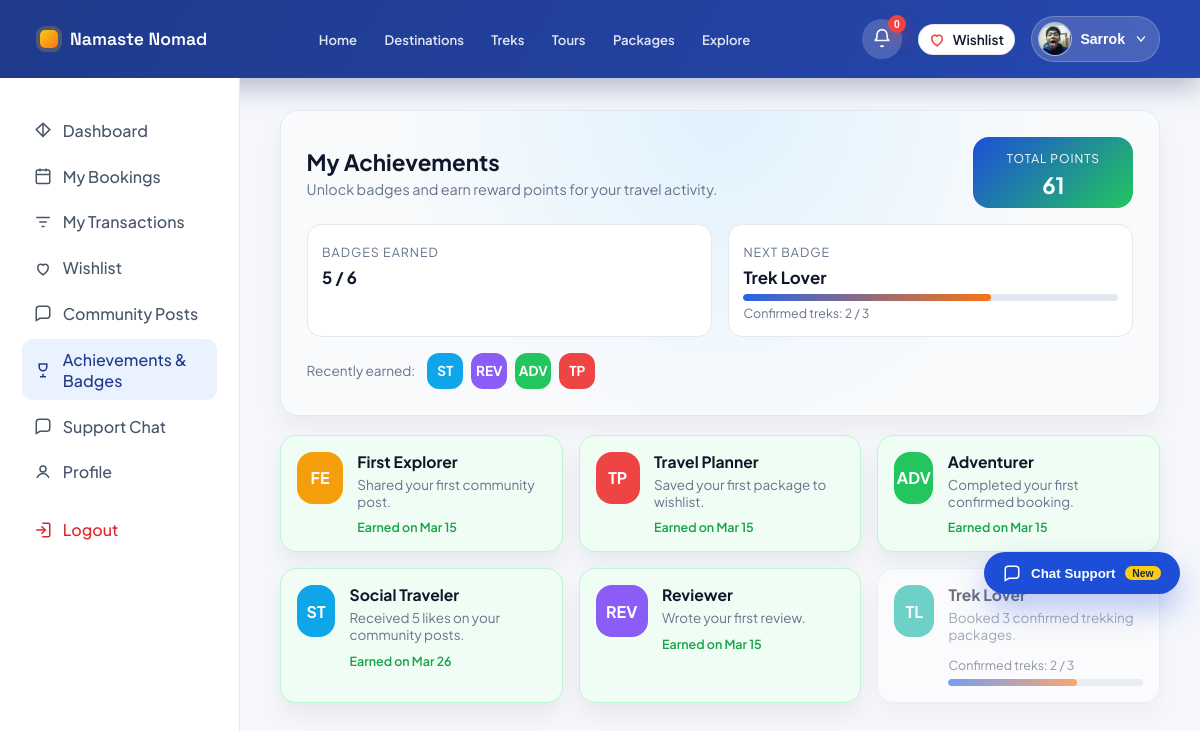
/accounts/traveler/achievements/ (signed in), run on the app's committed database.
### accounts/models.py (models this page shows, shortened)
class TravelerProfile(models.Model):
    GENDER_CHOICES = (
        ('male', 'Male'),
        ('female', 'Female'),
        ('other', 'Other'),
        ('', 'Prefer not to say'),
    )
    user = models.OneToOneField(User, on_delete=models.CASCADE, related_name='traveler_profile')
    date_of_birth = models.DateField(blank=True, null=True)
    gender = models.CharField(max_length=20, choices=GENDER_CHOICES, blank=True)
    nationality = models.CharField(max_length=80, blank=True)
    bio = models.TextField(blank=True)
    avatar = models.ImageField(upload_to='avatars/', blank=True, null=True)
    created_at = models.DateTimeField(auto_now_add=True)

class User(AbstractUser):
    USER_TYPE_CHOICES = (
        ('vendor', 'Vendor'),
        ('traveler', 'Traveler'),
        ('admin', 'Admin'),
    )
    user_type = models.CharField(max_length=10, choices=USER_TYPE_CHOICES)
    phone = models.CharField(max_length=20, blank=True, null=True)
    is_verified = models.BooleanField(default=False)

class Badge(models.Model):
    CONDITION_FIRST_POST = 'first_post'
    CONDITION_FIRST_WISHLIST = 'first_wishlist'
    CONDITION_FIRST_BOOKING_CONFIRMED = 'first_booking_confirmed'
    CONDITION_POST_LIKES = 'post_likes'
    CONDITION_FIRST_REVIEW = 'first_review'
    CONDITION_TREK_BOOKINGS_CONFIRMED = 'trek_bookings_confirmed'
    CONDITION_CHOICES = (
        (CONDITION_FIRST_POST, 'First Post'),
        (CONDITION_FIRST_WISHLIST, 'First Wishlist'),
        (CONDITION_FIRST_BOOKING_CONFIRMED, 'First Booking Confirmed'),
        (CONDITION_POST_LIKES, 'Post Likes'),
        (CONDITION_FIRST_REVIEW, 'First Review'),
        (CONDITION_TREK_BOOKINGS_CONFIRMED, 'Trek Bookings Confirmed'),
    )
    name = models.CharField(max_length=120, unique=True)
    description = models.TextField()
    icon = models.CharField(max_length=20)
    condition_type = models.CharField(max_length=40, choices=CONDITION_CHOICES)
    condition_value = models.PositiveIntegerField(default=1)
    class Meta:
        ordering = ('id',)

### accounts/views.py (the view)
# urls.py: path('traveler/achievements/', views.traveler_achievements, name='traveler_achievements'),
@never_cache
@login_required(login_url='traveler_login')
def traveler_achievements(request):
    if not _ensure_traveler(request):
        return redirect('traveler_login')
    profile = _get_traveler_profile(request.user)
    if profile is None:
        profile = TravelerProfile.objects.create(user=request.user)
    sync_badges_for_user(request.user)
    badges, summary, next_badge = badge_progress_for_user(request.user)
    total_points = total_points_for_user(request.user)
    earned_badges = [
        entry.badge
        for entry in UserBadge.objects.filter(user=request.user)
        .select_related('badge')
        .order_by('-earned_at')
    ]
    return render(request, 'accounts/traveler_achievements.html', {
        'traveler_profile': profile,
        'badges': badges,
        'earned_badges': earned_badges,
        'total_points': total_points,
        'earned_badge_count': summary.get('earned_count', 0),
        'total_badges': summary.get('total_badges', 0),
        'next_badge': next_badge,
        'active_page': 'achievements',
    })

### accounts/achievements.py (called while the page is built, shortened)
def _confirmed_booking_count(user):
    return Booking.objects.filter(
        traveler=user,
        status=Booking.STATUS_CONFIRMED,
    ).count()

def _confirmed_trek_booking_count(user):
    return Booking.objects.filter(
        traveler=user,
        status=Booking.STATUS_CONFIRMED,
        package__category='TREK',
    ).count()

def _post_like_total(user):
    return (
        Post.objects.filter(user=user)
        .aggregate(total=Count('likes'))
        .get('total')
        or 0
    )

def _collect_badge_stats(user):
    return {
        Badge.CONDITION_FIRST_POST: Post.objects.filter(user=user).count(),
        Badge.CONDITION_FIRST_WISHLIST: Wishlist.objects.filter(traveler=user).count(),
        Badge.CONDITION_FIRST_BOOKING_CONFIRMED: _confirmed_booking_count(user),
        Badge.CONDITION_POST_LIKES: _post_like_total(user),
        Badge.CONDITION_FIRST_REVIEW: Review.objects.filter(traveler=user).count(),
        Badge.CONDITION_TREK_BOOKINGS_CONFIRMED: _confirmed_trek_booking_count(user),
    }

def sync_badges_for_user(user):
    if not getattr(user, 'is_authenticated', False):
        return []
    if getattr(user, 'user_type', '') != 'traveler':
        return []
    stats = _collect_badge_stats(user)
    earned_ids = set(
        UserBadge.objects.filter(user=user).values_list('badge_id', flat=True)
    )
    newly_awarded = []
    for badge in Badge.objects.all():
        if badge.id in earned_ids:
            continue
        current_value = stats.get(badge.condition_type, 0)
        if current_value >= badge.condition_value:
            UserBadge.objects.create(user=user, badge=badge)
            newly_awarded.append(badge)
    return newly_awarded

def total_points_for_user(user):
    if not getattr(user, 'is_authenticated', False):
        return 0
    if getattr(user, 'user_type', '') != 'traveler':
        return 0
    return (
        RewardPoint.objects.filter(user=user)
        .aggregate(total=Sum('points'))
        .get('total')
        or 0
    )

### accounts/context_processors.py (called while the page is built)
def _safe_related(instance, relation_name):
    try:
        return getattr(instance, relation_name)
    except ObjectDoesNotExist:
        return None

def _display_name(user):
    full_name = user.get_full_name().strip()
    return full_name or user.username or user.email or 'Account'

### accounts/views.py (called while the page is built)
def _get_traveler_profile(user):
    try:
        return user.traveler_profile
    except TravelerProfile.DoesNotExist:
        return None

### accounts/templates/accounts/traveler_achievements.html (shortened to what this page needs)
{% extends "accounts/traveler_base.html" %}
{% load static %}
{% block traveler_content %}
    <section class="card achievement-hero">
        <div class="achievement-hero-header">
            <div>
                <h1>My Achievements</h1>
                <p>Unlock badges and earn reward points for your travel activity.</p>
            </div>
            <div class="achievement-points">
                <span>Total Points</span>
                <strong>{{ total_points|default:0 }}</strong>
            </div>
        </div>
        <div class="achievement-hero-grid">
            <div class="achievement-stat">
                <span>Badges Earned</span>
                <strong>{{ earned_badge_count }} / {{ total_badges }}</strong>
            </div>
            <div class="achievement-stat">
                <span>Next Badge</span>
                {% if next_badge %}
                    <strong>{{ next_badge.name }}</strong>
                    <div class="stat-progress">
                        <div class="progress-bar">
                            <span style="width: {{ next_badge.progress_pct }}%"></span>
                        </div>
                        <small>{{ next_badge.progress_label }}</small>
                    </div>
                {% else %}
                    <strong>All badges unlocked</strong>
                    <small>Keep exploring for new rewards.</small>
                {% endif %}
            </div>
        </div>
        {% if earned_badges %}
            <div class="earned-strip">
                <span>Recently earned:</span>
                <div class="earned-strip-list">
                    {% for badge in earned_badges|slice:":4" %}
                        <div class="earned-chip badge-{{ badge.condition_type }}">{{ badge.icon }}</div>
                    {% endfor %}
                </div>
            </div>
        {% endif %}
    </section>
    <section class="badge-section">
        <div class="badge-grid">
            {% for badge in badges %}
                <article class="badge-card {% if badge.earned %}earned{% else %}locked{% endif %} badge-{{ badge.condition_type }}">
                    <div class="badge-icon">{{ badge.icon }}</div>
                    <div class="badge-info">
                        <h3>{{ badge.name }}</h3>
                        <p>{{ badge.description }}</p>
                        {% if badge.earned %}
                            <div class="badge-earned">Earned on {{ badge.earned_at|date:"M d" }}</div>
                        {% else %}
                            <div class="badge-progress">
                                <span>{{ badge.progress_label }}</span>
                                <div class="progress-bar">
                                    <span style="width: {{ badge.progress_pct }}%"></span>
                                </div>
                            </div>
                        {% endif %}
                    </div>
                </article>
            {% endfor %}
        </div>
    </section>
{% endblock %}

### accounts/templates/accounts/traveler_base.html (shortened to what this page needs)
{% load static %}
<!DOCTYPE html>
<html lang="en">
<head>
    <link rel="stylesheet" href="{% static 'css/traveler_profile.css' %}?v=20260227a">
    <link rel="stylesheet" href="{% static 'css/support_widget.css' %}?v=20260312a">
    <link rel="stylesheet" href="{% static 'css/notifications.css' %}?v=20260313a">
    <link rel="stylesheet" href="{% static 'css/wishlist.css' %}?v=20260315a">
</head>
<body>
    <header class="traveler-topbar">
        <a class="brand" href="{% url 'home' %}">
            <span class="brand-mark"></span>
            <span class="brand-name">Namaste Nomad</span>
        </a>
        <nav class="topbar-nav" aria-label="Public navigation">
            <a href="{% url 'home' %}" {% if request.resolver_match.url_name == 'home' %}class="active"{% endif %}>Home</a>
            <a href="#">Destinations</a>
            <a href="{% url 'package_treks' %}" {% if request.resolver_match.url_name == 'package_treks' %}class="active"{% endif %}>Treks</a>
            <a href="{% url 'package_tours' %}" {% if request.resolver_match.url_name == 'package_tours' %}class="active"{% endif %}>Tours</a>
            <a href="{% url 'package_list' %}" {% if request.resolver_match.url_name == 'package_list' %}class="active"{% endif %}>Packages</a>
            <a href="{% url 'community_feed' %}" {% if request.resolver_match.url_name == 'community_feed' %}class="active"{% endif %}>Explore</a>
        </nav>
        <div class="topbar-actions">
            {% include "accounts/includes/notification_bell.html" %}
            {% include "accounts/includes/wishlist_icon.html" %}
            <div class="profile-dropdown" data-profile-dropdown>
                <button type="button" class="profile-trigger" aria-haspopup="true" aria-expanded="false">
                    <span class="profile-trigger-avatar">
                        {% if traveler_profile and traveler_profile.avatar %}
                            <img src="{{ traveler_profile.avatar.url }}" alt="Traveler avatar">
                        {% else %}
                            <img src="{% static 'images/default-avatar.svg' %}" alt="Default traveler avatar">
                        {% endif %}
                    </span>
                    <span class="profile-trigger-name">{{ request.user.first_name|default:"Traveler" }}</span>
                    <svg width="14" height="14" viewBox="0 0 20 20" fill="none" aria-hidden="true">
                        <path d="M5 7l5 6 5-6" stroke="currentColor" stroke-width="2" stroke-linecap="round" stroke-linejoin="round"/>
                    </svg>
                </button>
            </div>
        </div>
    </header>
    <div class="traveler-shell">
        <aside class="traveler-sidebar">
            <nav class="sidebar-nav">
                <a class="nav-item {% if active_page == 'explore' %}active{% endif %}" href="{% url 'traveler_home' %}">
                    <span class="nav-icon">
                        <svg viewBox="0 0 24 24" fill="none" stroke="currentColor" stroke-width="2" aria-hidden="true">
                            <path d="M3 11.5 12 3l9 8.5-9 9-9-9z"/>
                            <path d="M12 3v18"/>
                        </svg>
                    </span>
                    Dashboard
                </a>
                <a class="nav-item {% if active_page == 'bookings' %}active{% endif %}" href="{% url 'traveler_bookings' %}">
                    <span class="nav-icon">
                        <svg viewBox="0 0 24 24" fill="none" stroke="currentColor" stroke-width="2" aria-hidden="true">
                            <rect x="3" y="4" width="18" height="18" rx="2"/>
                            <path d="M16 2v4M8 2v4M3 10h18"/>
                        </svg>
                    </span>
                    My Bookings
                </a>
                <a class="nav-item {% if active_page == 'transactions' %}active{% endif %}" href="{% url 'traveler_transactions' %}">
                    <span class="nav-icon">
                        <svg viewBox="0 0 24 24" fill="none" stroke="currentColor" stroke-width="2" aria-hidden="true">
                            <path d="M3 6h18"/>
                            <path d="M7 12h10"/>
                            <path d="M10 18h4"/>
                        </svg>
                    </span>
                    My Transactions
                </a>
                <a class="nav-item {% if active_page == 'wishlist' %}active{% endif %}" href="{% url 'traveler_wishlist' %}">
                    <span class="nav-icon">
                        <svg viewBox="0 0 24 24" fill="none" stroke="currentColor" stroke-width="2" aria-hidden="true">
                            <path d="M12 21s-7-4.35-7-10a4 4 0 0 1 7-2.65A4 4 0 0 1 19 11c0 5.65-7 10-7 10z"/>
                        </svg>
                    </span>
                    <span class="nav-label">Wishlist</span>
                </a>
                <a class="nav-item {% if active_page == 'community' %}active{% endif %}" href="{% url 'community_dashboard' %}">
                    <span class="nav-icon">
                        <svg viewBox="0 0 24 24" fill="none" stroke="currentColor" stroke-width="2" aria-hidden="true">
                            <path d="M21 15a4 4 0 0 1-4 4H8l-5 3V7a4 4 0 0 1 4-4h10a4 4 0 0 1 4 4z"/>
                        </svg>
                    </span>
                    Community Posts
                </a>
                <a class="nav-item {% if active_page == 'achievements' %}active{% endif %}" href="{% url 'traveler_achievements' %}">
                    <span class="nav-icon">
                        <svg viewBox="0 0 24 24" fill="none" stroke="currentColor" stroke-width="2" aria-hidden="true">
                            <path d="M8 21h8"/>
                            <path d="M12 17v4"/>
                            <path d="M7 4h10v4a5 5 0 0 1-10 0V4z"/>
                        </svg>
                    </span>
                    Achievements &amp; Badges
                </a>
                <a class="nav-item {% if active_page == 'support' %}active{% endif %}" href="{% url 'support_chat' %}">
                    <span class="nav-icon">
                        <svg viewBox="0 0 24 24" fill="none" stroke="currentColor" stroke-width="2" aria-hidden="true">
                            <path d="M21 15a4 4 0 0 1-4 4H8l-5 3V7a4 4 0 0 1 4-4h10a4 4 0 0 1 4 4z"/>
                        </svg>
                    </span>
                    Support Chat
                </a>
                <a class="nav-item {% if active_page == 'profile' %}active{% endif %}" href="{% url 'traveler_profile' %}">
                    <span class="nav-icon">
                        <svg viewBox="0 0 24 24" fill="none" stroke="currentColor" stroke-width="2" aria-hidden="true">
                            <circle cx="12" cy="8" r="4"/>
                            <path d="M4 20c2-4 6-6 8-6s6 2 8 6"/>
                        </svg>
                    </span>
                    Profile
                </a>
                <a class="nav-item logout" href="{% url 'logout' %}">
                    <span class="nav-icon">
                        <svg viewBox="0 0 24 24" fill="none" stroke="currentColor" stroke-width="2" aria-hidden="true">
                            <path d="M10 17l5-5-5-5"/>
                            <path d="M15 12H3"/>
                            <path d="M11 3h8a2 2 0 0 1 2 2v14a2 2 0 0 1-2 2h-8"/>
                        </svg>
                    </span>
                    Logout
                </a>
            </nav>
        </aside>
        <main class="traveler-main">
            {% block traveler_content %}{% endblock %}
        </main>
    </div>
    {% include "accounts/includes/support_widget.html" %}
</body>
</html>

### data on the page
TravelerProfile: avatar (picture)
User: user.first_name "Sarrok"
Badge: name "Trek Lover", progress_label "Confirmed treks: 2 / 3", icon "TL", description "Booked 3 confirmed trekking packages.", {{ badge.progress_pct }} 66 (drawn)
Badge: icon "ST", name "Social Traveler", description "Received 5 likes on your community posts.", earned_at "Mar 26"
Badge: icon "REV", name "Reviewer", description "Wrote your first review.", earned_at "Mar 15"
Badge: icon "ADV", name "Adventurer", description "Completed your first confirmed booking.", earned_at "Mar 15"
Badge: icon "TP", name "Travel Planner", description "Saved your first package to wishlist.", earned_at "Mar 15"
Badge: icon "FE", name "First Explorer", description "Shared your first community post.", earned_at "Mar 15"

### other printed values
{{ notifications_unread_count|default:0 }} "0"
{{ total_points|default:0 }} "61"
{{ earned_badge_count }} "5"
{{ total_badges }} "6"
